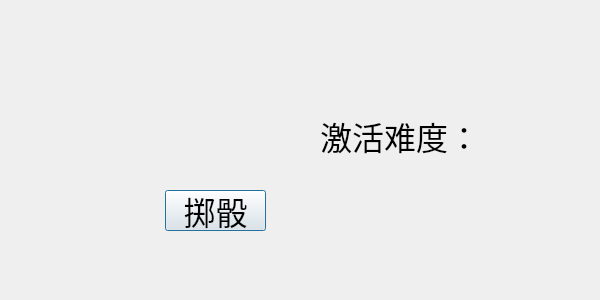
<?xml version="1.0" encoding="UTF-8"?>
<ui version="4.0">
 <class>final_activation_dialog</class>
 <widget class="QDialog" name="final_activation_dialog">
  <property name="geometry">
   <rect>
    <x>0</x>
    <y>0</y>
    <width>600</width>
    <height>300</height>
   </rect>
  </property>
  <property name="windowTitle">
   <string>最终激活</string>
  </property>
  <widget class="QLabel" name="difficulty_label">
   <property name="geometry">
    <rect>
     <x>320</x>
     <y>110</y>
     <width>161</width>
     <height>51</height>
    </rect>
   </property>
   <property name="font">
    <font>
     <pointsize>24</pointsize>
    </font>
   </property>
   <property name="text">
    <string>激活难度：</string>
   </property>
  </widget>
  <widget class="QLabel" name="die_result_1">
   <property name="geometry">
    <rect>
     <x>150</x>
     <y>110</y>
     <width>50</width>
     <height>50</height>
    </rect>
   </property>
   <property name="text">
    <string/>
   </property>
  </widget>
  <widget class="QPushButton" name="roll_button">
   <property name="geometry">
    <rect>
     <x>165</x>
     <y>190</y>
     <width>101</width>
     <height>41</height>
    </rect>
   </property>
   <property name="font">
    <font>
     <pointsize>24</pointsize>
    </font>
   </property>
   <property name="text">
    <string>掷骰</string>
   </property>
  </widget>
  <widget class="QLabel" name="die_result_2">
   <property name="geometry">
    <rect>
     <x>230</x>
     <y>110</y>
     <width>50</width>
     <height>50</height>
    </rect>
   </property>
   <property name="text">
    <string/>
   </property>
  </widget>
  <widget class="QLabel" name="heart_3">
   <property name="geometry">
    <rect>
     <x>120</x>
     <y>20</y>
     <width>30</width>
     <height>30</height>
    </rect>
   </property>
   <property name="text">
    <string/>
   </property>
   <property name="scaledContents">
    <bool>true</bool>
   </property>
  </widget>
  <widget class="QLabel" name="heart_2">
   <property name="geometry">
    <rect>
     <x>70</x>
     <y>20</y>
     <width>30</width>
     <height>30</height>
    </rect>
   </property>
   <property name="text">
    <string/>
   </property>
   <property name="scaledContents">
    <bool>true</bool>
   </property>
  </widget>
  <widget class="QLabel" name="heart_5">
   <property name="geometry">
    <rect>
     <x>220</x>
     <y>20</y>
     <width>30</width>
     <height>30</height>
    </rect>
   </property>
   <property name="text">
    <string/>
   </property>
   <property name="scaledContents">
    <bool>true</bool>
   </property>
  </widget>
  <widget class="QLabel" name="heart_6">
   <property name="geometry">
    <rect>
     <x>270</x>
     <y>20</y>
     <width>30</width>
     <height>30</height>
    </rect>
   </property>
   <property name="text">
    <string/>
   </property>
   <property name="scaledContents">
    <bool>true</bool>
   </property>
  </widget>
  <widget class="QLabel" name="heart_4">
   <property name="geometry">
    <rect>
     <x>170</x>
     <y>20</y>
     <width>30</width>
     <height>30</height>
    </rect>
   </property>
   <property name="text">
    <string/>
   </property>
   <property name="scaledContents">
    <bool>true</bool>
   </property>
  </widget>
  <widget class="QLabel" name="heart_1">
   <property name="geometry">
    <rect>
     <x>20</x>
     <y>20</y>
     <width>30</width>
     <height>30</height>
    </rect>
   </property>
   <property name="text">
    <string/>
   </property>
   <property name="pixmap">
    <pixmap resource="resources/resources.qrc">:/full_heart</pixmap>
   </property>
   <property name="scaledContents">
    <bool>true</bool>
   </property>
  </widget>
 </widget>
 <resources>
  <include location="resources/resources.qrc"/>
 </resources>
 <connections/>
</ui>
